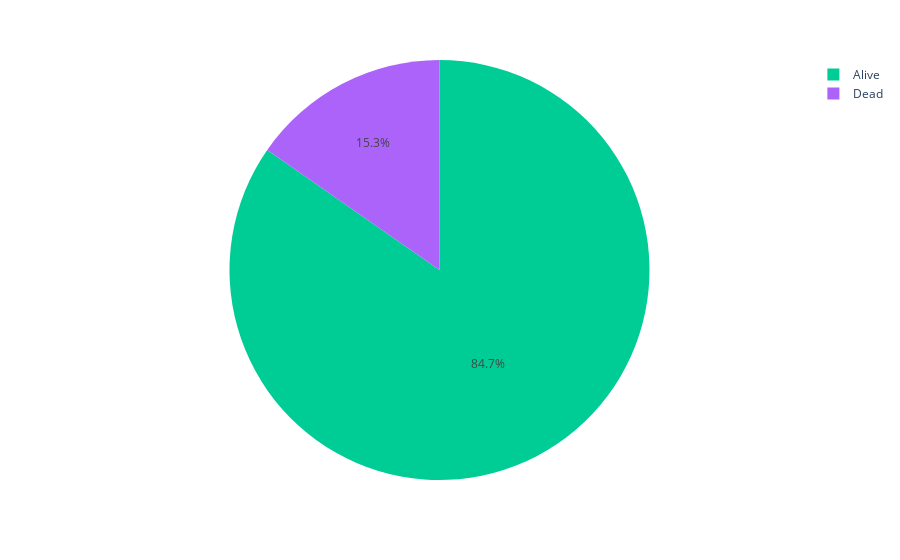

Here is the notebook cell this chart was saved with:
### Code cell
import plotly.express as px

fig = px.pie(new,names='Status',color='Status',
             color_discrete_map={'Yes':'red',
                                 'No':'green'})
fig.show()

### Figure 1 — Plotly figure (JSON) as saved in the notebook; plotly's stock layout.template omitted (floating-point values rounded to 4 significant figures; data arrays with more than 128 entries replaced by an {"elided": "..."} marker saying what was removed)
{"data": [{"customdata": {"elided": "4024x1 str values"}, "domain": {"x": [0, 1], "y": [0, 1]}, "hovertemplate": "Status=%{customdata[0]}<extra></extra>", "labels": {"elided": "4024 str values"}, "legendgroup": "", "marker": {"colors": {"elided": "4024 str values"}}, "name": "", "showlegend": true, "type": "pie"}], "layout": {"legend": {"tracegroupgap": 0}, "margin": {"t": 60}}}
